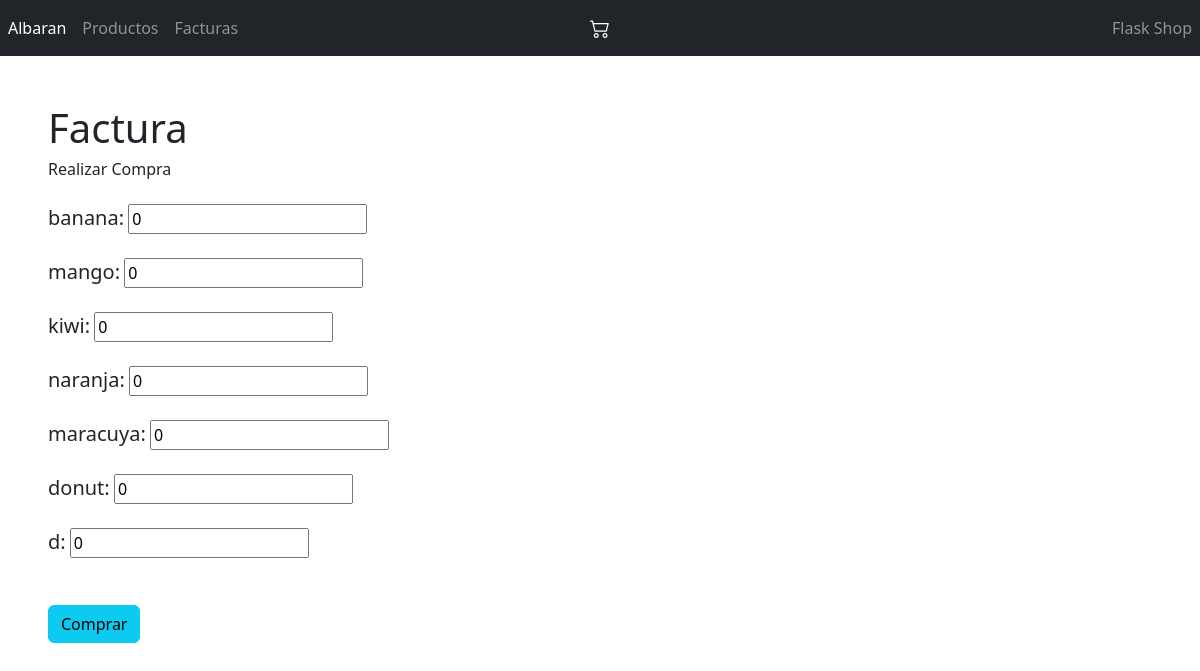
The page /factura on the database as committed earlier.
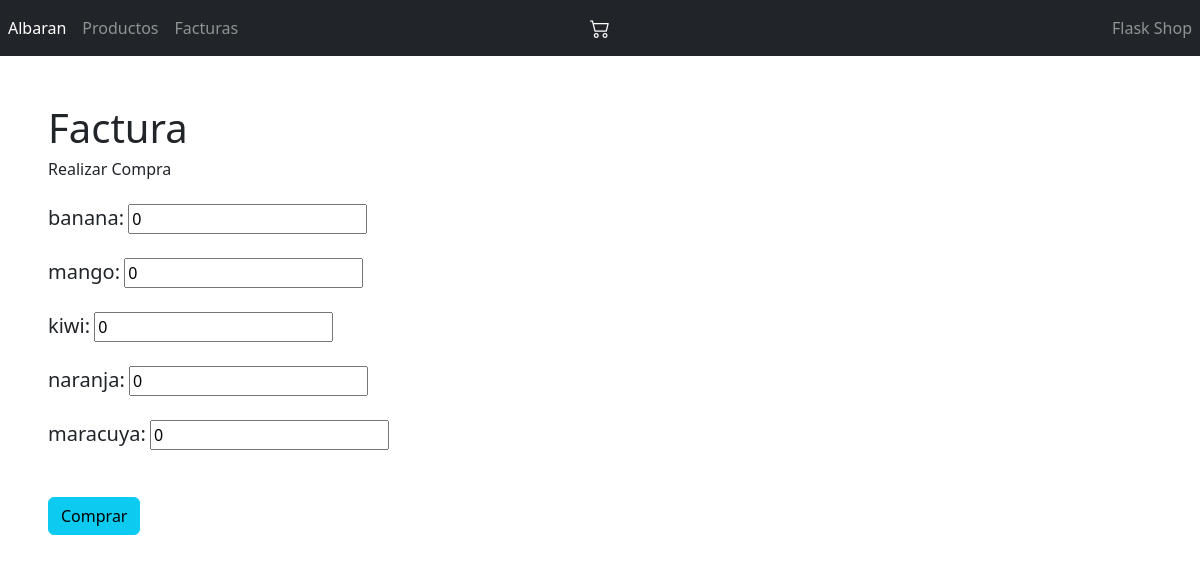
The same page on the database as committed later.
### models.py (models this page shows)
class Producto(db.Model):
    __tablename__ = 'producto'
    id = db.Column(db.Integer, primary_key=True)
    name = db.Column(db.String(50), unique=True, nullable=False)
    stock = db.Column(db.Integer, nullable=False)
    price = db.Column(db.Integer, nullable=False)

### routes.py (the view, shortened to what this page needs)
@main.route("/factura", methods=['GET', 'POST'])
def create_factura():
    form = PurchaseForm()
    productos = Producto.query.all()
    data = {}
    for key, value in request.form.items():
        if key != 'csrf_token':
            data[int(key)] = int(value)
    print(data)
    return render_template("factura.html", form=form, productos=productos)

### forms.py
class PurchaseForm(FlaskForm):
    producto = SelectMultipleField('Producto', choices=["banana", "mango", "naranja", "maracuya", "kiwi"])

### templates/factura.html (shortened to what this page needs)
{% extends "base.html" %}
{% block main %}
<div class="mt-5 ml-5">
    <h1>Factura</h1>
    <h6 class="mb-4">Realizar Compra</h6>
    <form method="post">
        {% for product in productos %}
        <div class="mb-2">
            <label class="blockquote">{{ product.name }}:</label>
            <input type="number" name="{{ product.id }}" value="0" min="0" step="1">
        </div>
        {% endfor %}
        <input type="submit" class="mt-4 btn btn-info" value="Comprar"/>
    </form>
</div>
{% endblock %}

Rows that differ between the two databases and show on the page:
removed Producto: name "donut"
removed Producto: name "d"
